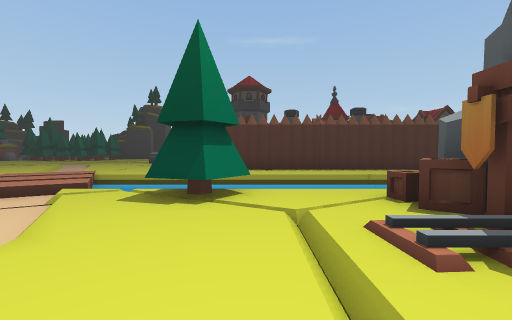
view 1 (above)

24 first-person views from a walk through a 3-D level made in the Unity game engine. The camera is 1.5 m above the floor, tilts 2° down and sees 90° across. The floor is counted in squares, 2 m on a side. Each view is taken from the middle of a square. On the plan, view 1 faces up. The plan holds only what a view shows up to about 9 squares ahead; the rest is blank. The place goes on beyond the plan. The player character is not drawn.

view 2
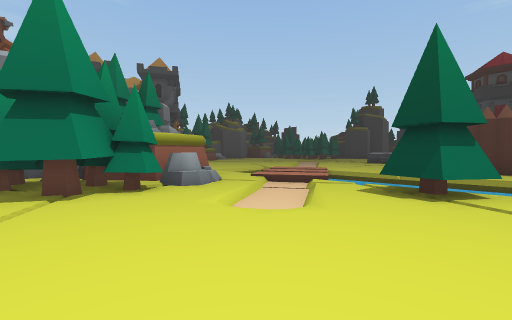

view 3
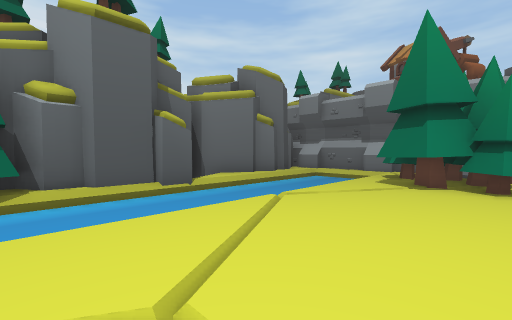

view 4
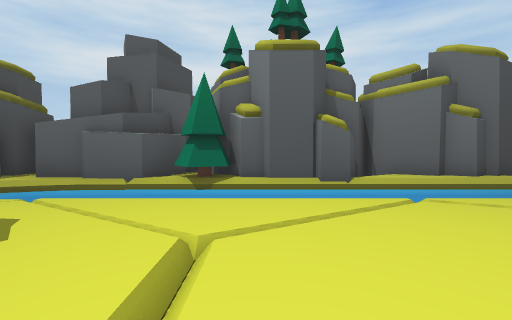

view 5
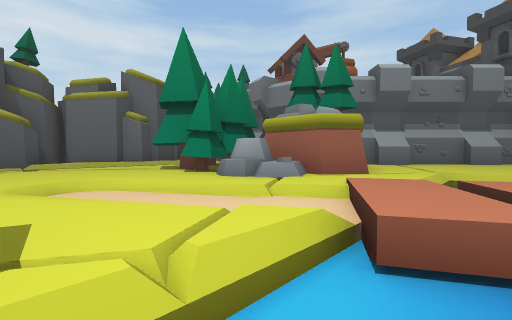

view 6
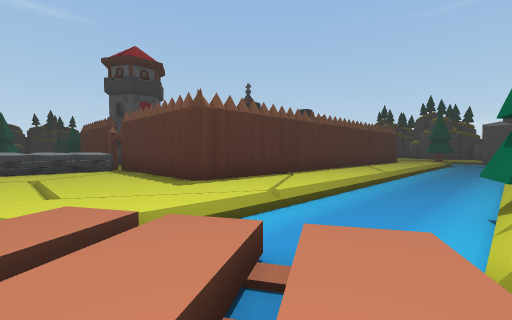

view 7
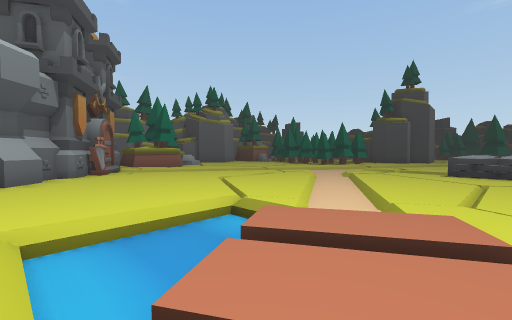

view 8
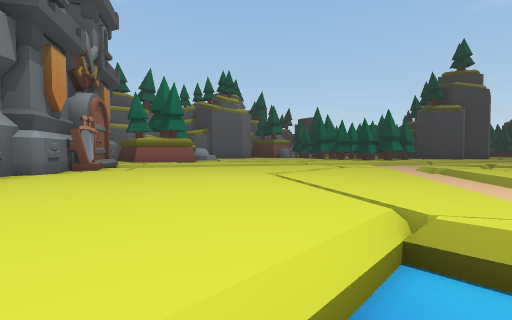

view 9
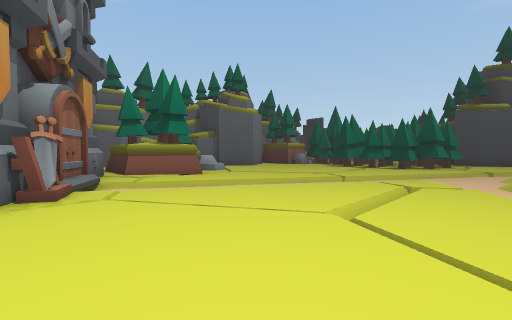

view 10
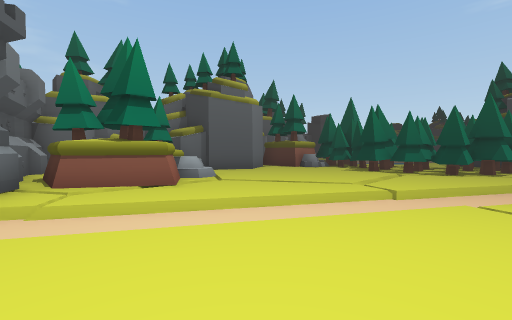

view 11
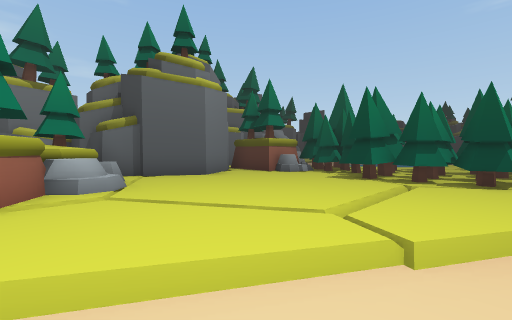

view 12
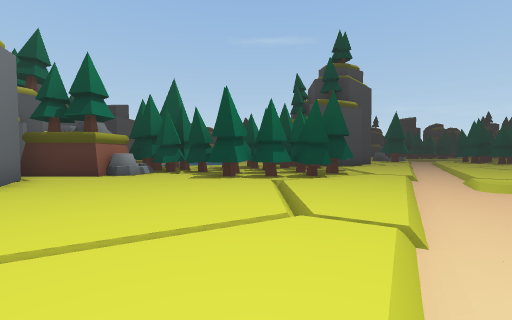

view 13
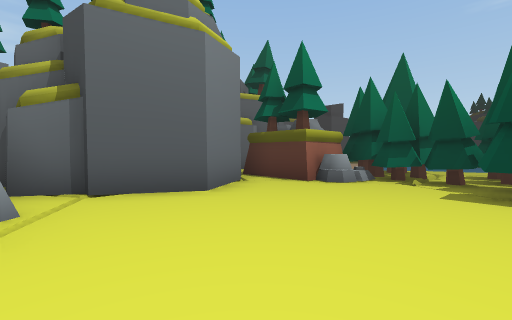

view 14
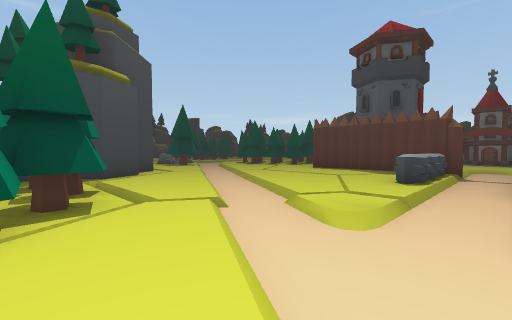

view 15
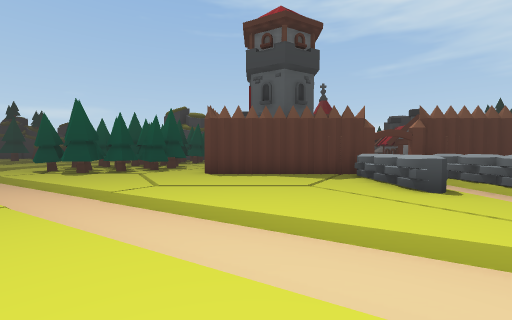

view 16
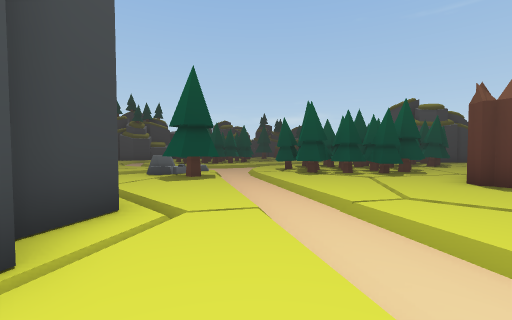

view 17
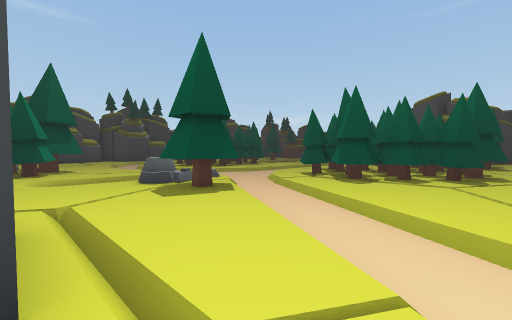

view 18
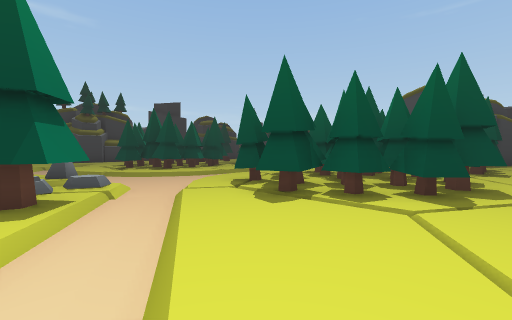

view 19
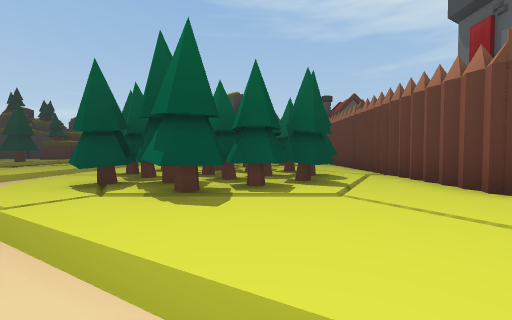

view 20
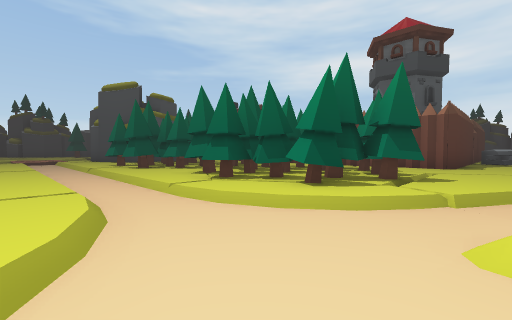

view 21
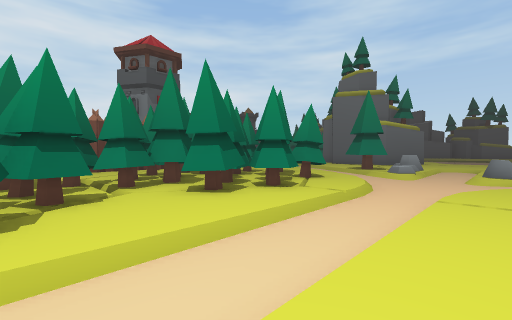

view 22
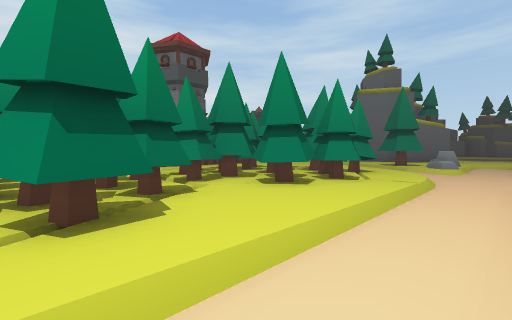

view 23
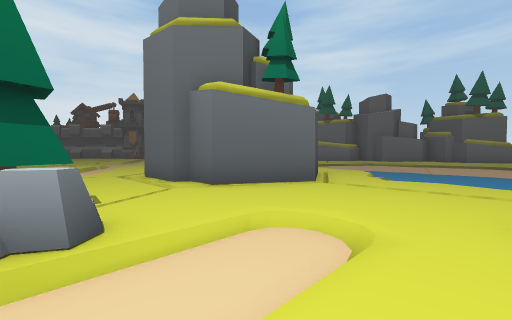

view 24
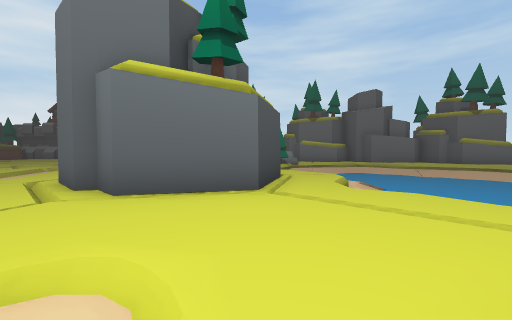

### Floor plan
Key: @ floor where view 1 was taken; # wall or solid block; . main floor; : floor 0.25 m higher than the main floor; - floor 0.25 m lower than the main floor; _ floor 0.5 m lower than the main floor; < floor 1.25 m lower than the main floor; / step, stairs or slope; = window, fence, low wall or low ledge; ^ raised ledge; T tree; B building; R rock; O other object.
Columns run from 23 left of view 1 to 6 right of it. Each row starts with its distance up from view 1.
 33    <<<<   /.......R/-/......./
 32    <<<<   //.../////---///////
 31     <<<   =....///R/---///////
 30      <///=.......R//-/......T/
 29       //../##/../T/-/.####..TT
 28         .#####...T-/.#####.TTT
 27              ##../-..######TT
 26              ##..-/..######TT
 25             ##../-....####..T
 24             #/./-/./..//./../
 23    TT .T TT ...//..........
 22    TTT.TTTTT../-....#######
 21     TTTTTTTT..-/....#
 20    #T..TTTTT./-.....#
 19  #TT/..TTTT./-/..../#
 18  ##.........-/...OOOO
 17   ##......./-///////##
 16   ##.......--///////O
 15  ##......./--/...OOO#
 14 ##TT/.././-//-/..../#
 13   TTT/...-/../-.....#
 12   TTTT../-....-/....#
 11    TTT..-/..../-....##
 10 ##TTT///-......//... ####
  9  ## B./-/./.././////../../..
  8      BB/.......//://////////
  7       BBB......_=^^__________
  6         B#.....__^^=_________
  5          ##....///:///T//////
  4           #../../////.TT.BB
  3           ###.TTTT./-.....B
  2             # T TTT.-/....B
  1               TTTTT......B
  0               TTTT#....@..
 -1               #TT#T/../../.
 -2                ////////////
 -3                 _________
 -4                 ______________
 -5                 /////##/TT##/.
 -6                ####.TTT##T####
 -7                   ##TTTT###

Where each view was taken, in squares from view 1:
view 1: 0 up, 0 right, facing up
view 2: 1 down, 0 right, facing up-left
view 3: 1 up, 1 right, facing down-left
view 4: 2 up, 0 right, facing down
view 5: 6 up, 2 left, facing down-left
view 6: 5 up, 6 left, facing up-right
view 7: 5 up, 5 left, facing up-left
view 8: 6 up, 8 left, facing up-left
view 9: 7 up, 10 left, facing up-left
view 10: 9 up, 12 left, facing up-left
view 11: 12 up, 13 left, facing up-left
view 12: 12 up, 15 left, facing up
view 13: 14 up, 16 left, facing up-left
view 14: 16 up, 13 left, facing up-right
view 15: 21 up, 11 left, facing right
view 16: 22 up, 10 left, facing up-right
view 17: 24 up, 9 left, facing up-right
view 18: 24 up, 6 left, facing up-right
view 19: 26 up, 6 left, facing right
view 20: 33 up, 4 left, facing down-right
view 21: 33 up, 5 right, facing down-left
view 22: 32 up, 6 right, facing down-left
view 23: 33 up, 6 left, facing down-left
view 24: 33 up, 8 left, facing down-left
